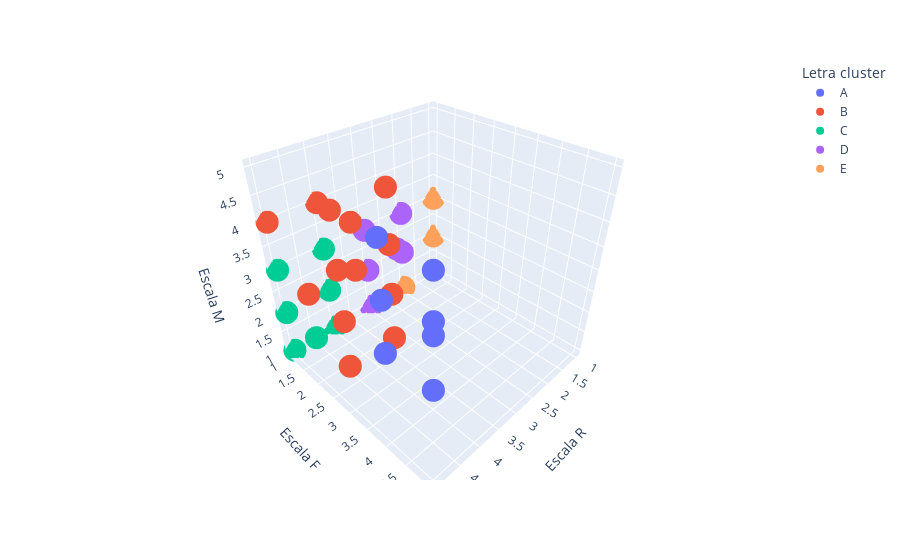

Notebook source saved alongside this figure:
### Code cell
fig = px.scatter_3d(df_pred_km.sort_values(by= "Letra cluster"), x= "Escala R", y= "Escala F", z= "Escala M",
                    color= "Letra cluster")
fig.show()

### Figure 1 — Plotly figure (JSON) as saved in the notebook; plotly's stock layout.template omitted (floating-point values rounded to 4 significant figures)
{"data": [{"hovertemplate": "Letra cluster=A<br>Escala R=%{x}<br>Escala F=%{y}<br>Escala M=%{z}<extra></extra>", "legendgroup": "A", "marker": {"color": "#636efa", "symbol": "circle"}, "mode": "markers", "name": "A", "scene": "scene", "showlegend": true, "type": "scatter3d", "x": [5, 4, 5, 5, 5, 5, 4, 5], "y": [4, 4, 5, 4, 4, 5, 4, 5], "z": [3, 4, 5, 4, 5, 4, 3, 3]}, {"hovertemplate": "Letra cluster=B<br>Escala R=%{x}<br>Escala F=%{y}<br>Escala M=%{z}<extra></extra>", "legendgroup": "B", "marker": {"color": "#EF553B", "symbol": "circle"}, "mode": "markers", "name": "B", "scene": "scene", "showlegend": true, "type": "scatter3d", "x": [4, 5, 4, 3, 5, 4, 4, 5, 5, 5, 5, 4, 4, 4], "y": [3, 1, 3, 3, 3, 2, 3, 3, 2, 3, 3, 3, 2, 1], "z": [5, 4, 3, 3, 5, 4, 4, 2, 3, 3, 4, 2, 3, 4]}, {"hovertemplate": "Letra cluster=C<br>Escala R=%{x}<br>Escala F=%{y}<br>Escala M=%{z}<extra></extra>", "legendgroup": "C", "marker": {"color": "#00cc96", "symbol": "circle"}, "mode": "markers", "name": "C", "scene": "scene", "showlegend": true, "type": "scatter3d", "x": [5, 5, 4, 4, 4, 5, 5], "y": [1, 1, 1, 1, 1, 2, 1], "z": [3, 1, 1, 3, 2, 2, 2]}, {"hovertemplate": "Letra cluster=D<br>Escala R=%{x}<br>Escala F=%{y}<br>Escala M=%{z}<extra></extra>", "legendgroup": "D", "marker": {"color": "#ab63fa", "symbol": "circle"}, "mode": "markers", "name": "D", "scene": "scene", "showlegend": true, "type": "scatter3d", "x": [3, 3, 2, 2, 2, 3, 3], "y": [1, 2, 1, 2, 1, 1, 1], "z": [3, 3, 3, 2, 2, 1, 2]}, {"hovertemplate": "Letra cluster=E<br>Escala R=%{x}<br>Escala F=%{y}<br>Escala M=%{z}<extra></extra>", "legendgroup": "E", "marker": {"color": "#FFA15A", "symbol": "circle"}, "mode": "markers", "name": "E", "scene": "scene", "showlegend": true, "type": "scatter3d", "x": [2, 1, 1, 1], "y": [1, 1, 1, 1], "z": [1, 2, 3, 1]}], "layout": {"legend": {"title": {"text": "Letra cluster"}, "tracegroupgap": 0}, "margin": {"t": 60}, "scene": {"domain": {"x": [0, 1], "y": [0, 1]}, "xaxis": {"title": {"text": "Escala R"}}, "yaxis": {"title": {"text": "Escala F"}}, "zaxis": {"title": {"text": "Escala M"}}}}}
